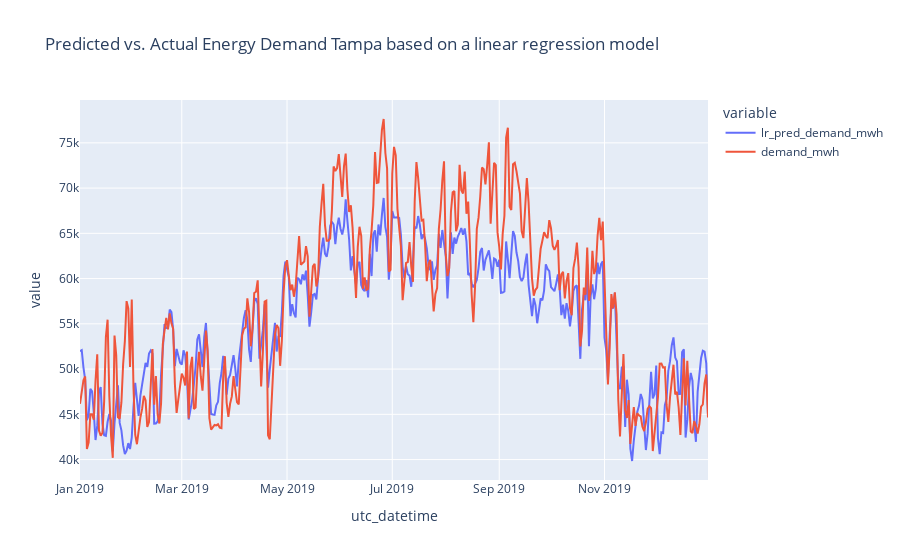

The cell this chart's notebook holds for it:
### Markdown cell above
#### Plot actual vs. predicted demand for Tampa Electric Co in 2019 using linear regression

### Code cell
# plot the time series
fig = px.line(y_test_predicted_x_actual, x="utc_datetime", y=["lr_pred_demand_mwh", "demand_mwh"],
    title="Predicted vs. Actual Energy Demand Tampa based on a linear regression model", width=1000)
# >>>>>>>>>>>>>>>>>>>>>>>>>>>>>>>>>>>
fig.show()

### Figure 1 — Plotly figure (JSON) as saved in the notebook; plotly's stock layout.template omitted (floating-point values rounded to 4 significant figures; data arrays with more than 128 entries replaced by an {"elided": "..."} marker saying what was removed)
{"data": [{"hovertemplate": "variable=lr_pred_demand_mwh<br>utc_datetime=%{x}<br>value=%{y}<extra></extra>", "legendgroup": "lr_pred_demand_mwh", "line": {"color": "#636efa", "dash": "solid"}, "mode": "lines", "name": "lr_pred_demand_mwh", "orientation": "v", "showlegend": true, "type": "scatter", "x": {"elided": "365 str values"}, "xaxis": "x", "y": {"elided": "365 float values"}, "yaxis": "y"}, {"hovertemplate": "variable=demand_mwh<br>utc_datetime=%{x}<br>value=%{y}<extra></extra>", "legendgroup": "demand_mwh", "line": {"color": "#EF553B", "dash": "solid"}, "mode": "lines", "name": "demand_mwh", "orientation": "v", "showlegend": true, "type": "scatter", "x": {"elided": "365 str values"}, "xaxis": "x", "y": {"elided": "365 int values"}, "yaxis": "y"}], "layout": {"autosize": true, "legend": {"title": {"text": "variable"}, "tracegroupgap": 0}, "title": {"text": "Predicted vs. Actual Energy Demand Tampa based on a linear regression model"}, "xaxis": {"anchor": "y", "autorange": true, "domain": [0, 1], "range": ["2019-01-01", "2019-12-31"], "title": {"text": "utc_datetime"}, "type": "date"}, "yaxis": {"anchor": "x", "autorange": true, "domain": [0, 1], "range": [37740.0, 79730.0], "title": {"text": "value"}, "type": "linear"}}}
